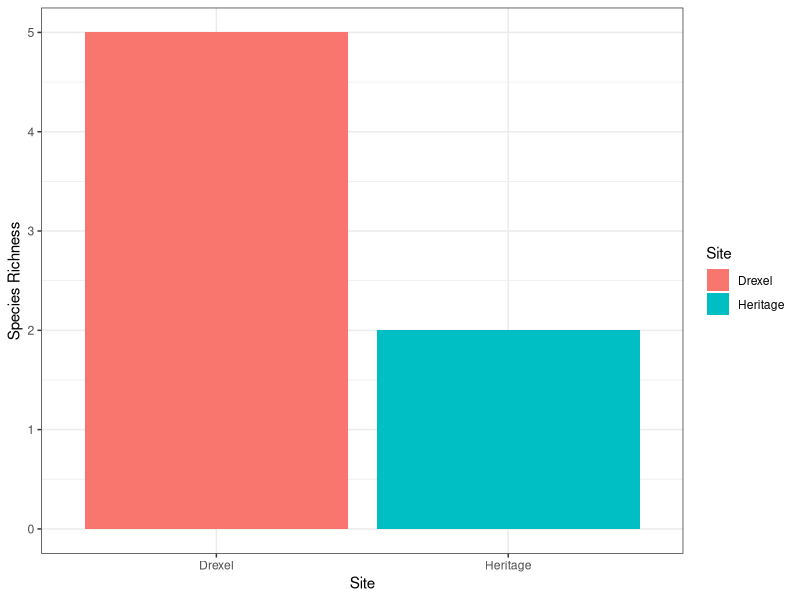
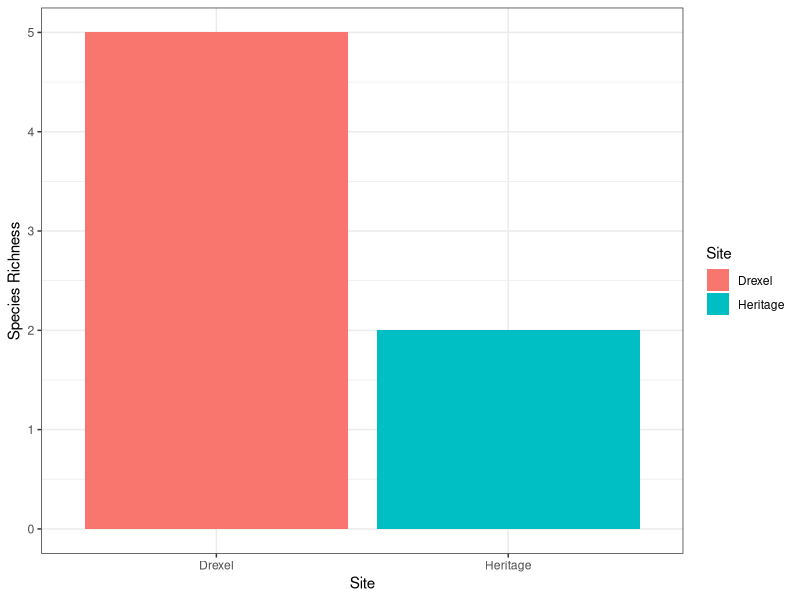

Source code (R) for these figures, in order:
# Species Richness
# EGO EKB
# Feb 2023

# Data and Packages
library(tidyverse)

capture <- read_csv("data/capture_raw.csv")

# Calculate Species Richness

# removed unclear species
sp_richness <- capture %>% 
  filter(Species != "SIOC?", Species != "DIME?", Species != "DI")

# Overall Species Richness

# create list of species overall
overall_sp_list <- sp_richness %>% 
  distinct(Species)
# count species overall
overall_sp_count <- count(overall_sp_list)

# Site-Specific Species Richness

# create list of species found per site
site_sp_list <- sp_richness %>% 
  group_by(Site) %>% 
  distinct(Species) 
# count number of species per site
site_sp_count <- site_sp_list %>% 
  group_by(Site) %>% 
  summarise(n_species = n())

# Plot Site-Specific Richness

ggplot(site_sp_count, aes(x = Site, y = n_species, fill = Site)) +
  geom_col() +
  ylab("Species Richness") +
  theme_bw()
ggsave("output/site_sp_richness.png")


# Abundance Calculation Without Recaptures

# removed ? and NA
fixed_recaptures <- capture %>% 
  mutate(`Status (R/N)` = stringr::str_remove(`Status (R/N)`, "\\?"),
         `Status (R/N)` = replace_na(`Status (R/N)`,"N"))

fixed_abundance <- filter(fixed_recaptures, `Status (R/N)` != "R",
       Species != "SIOC?", Species != "DIME?", Species != "DI") %>% 
  group_by(Site, Species) %>% 
  count()

fixed_recap_abund <- fixed_recaptures %>% 
  filter(`Status (R/N)` == "R", Species != "SIOC?", Species != "DIME?", Species != "DI") %>% 
group_by(Site, Species) %>% 
  summarize(n_recap=n())

recap_rate <- full_join(fixed_abundance, fixed_recap_abund) %>% 
  mutate(recap_rate = n_recap/n)

shannon_index <- fixed_abundance %>% 
  group_by(Site) %>% 
  mutate(Site_Total=sum(n),
         Proportion=n/Site_Total,
         lnProp=log(Proportion),
         Prop_x_lnProp = Proportion*lnProp) %>% 
  summarise(ShannonIndex=-sum(Prop_x_lnProp))

recapture_rate <- fixed_recaptures %>% 
  group_by(Species, Site)
